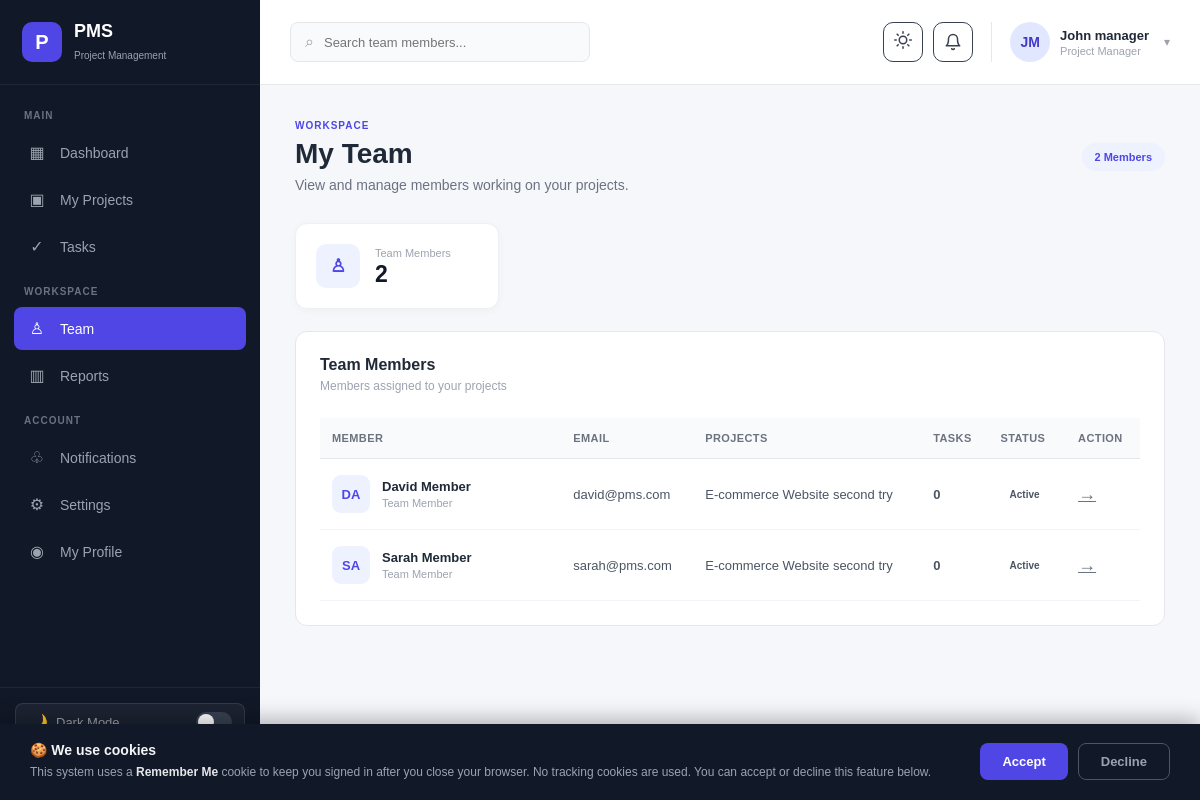
/manager-team.php (signed in), run on the app's committed database.
### tables this page shows
CREATE TABLE `users` (
  `id` int NOT NULL AUTO_INCREMENT,
  `full_name` varchar(100) NOT NULL,
  `email` varchar(150) NOT NULL,
  `password` varchar(255) NOT NULL,
  `role` enum('admin','project_manager','member') NOT NULL DEFAULT 'member',
  `profile_image` varchar(255) DEFAULT NULL,
  `status` enum('active','inactive') NOT NULL DEFAULT 'active',
  `created_at` timestamp NULL DEFAULT CURRENT_TIMESTAMP,
  `updated_at` timestamp NULL DEFAULT CURRENT_TIMESTAMP ON UPDATE CURRENT_TIMESTAMP,
  `last_seen_at` timestamp NULL DEFAULT NULL,
  PRIMARY KEY (`id`),
  UNIQUE KEY `email` (`email`)
);

CREATE TABLE `project_members` (
  `id` int NOT NULL AUTO_INCREMENT,
  `project_id` int NOT NULL,
  `user_id` int NOT NULL,
  `joined_at` timestamp NULL DEFAULT CURRENT_TIMESTAMP,
  PRIMARY KEY (`id`),
  UNIQUE KEY `unique_project_member` (`project_id`,`user_id`),
  KEY `fk_member_user` (`user_id`)
);

CREATE TABLE `projects` (
  `id` int NOT NULL AUTO_INCREMENT,
  `name` varchar(150) NOT NULL,
  `description` text,
  `start_date` date NOT NULL,
  `end_date` date DEFAULT NULL,
  `status` enum('planning','in_progress','on_hold','completed','cancelled') NOT NULL DEFAULT 'planning',
  `priority` enum('low','medium','high','urgent') NOT NULL DEFAULT 'medium',
  `manager_id` int NOT NULL,
  `created_by` int NOT NULL,
  `created_at` timestamp NULL DEFAULT CURRENT_TIMESTAMP,
  `updated_at` timestamp NULL DEFAULT CURRENT_TIMESTAMP ON UPDATE CURRENT_TIMESTAMP,
  PRIMARY KEY (`id`),
  KEY `fk_project_manager` (`manager_id`),
  KEY `fk_project_creator` (`created_by`)
);

### manager-team.php (the view, shortened to what the rows shown need)
<?php
require_once "auth_check.php";
$manager_id = (int) $_SESSION["user_id"];
$team_members = [];
$query = "
    SELECT DISTINCT
        u.id,
        u.full_name,
        u.email,
        u.status,
                        profile_image
    FROM users u
    INNER JOIN project_members pm
        ON u.id = pm.user_id
    INNER JOIN projects p
        ON pm.project_id = p.id
    WHERE p.manager_id = ?
      AND u.role = 'member'
    ORDER BY u.full_name ASC
";
$stmt = mysqli_prepare($conn, $query);
if ($stmt) {
    mysqli_stmt_bind_param(
        $stmt,
        "i",
        $manager_id
    );
    mysqli_stmt_execute($stmt);
    $result = mysqli_stmt_get_result($stmt);
    if ($result) {
        while ($row = mysqli_fetch_assoc($result)) {
            $team_members[] = $row;
        }
    }
}
$member_projects = [];
$query = "
    SELECT
        pm.user_id,
        p.id AS project_id,
        p.name AS project_name
    FROM project_members pm
    INNER JOIN projects p
        ON pm.project_id = p.id
    WHERE p.manager_id = ?
    ORDER BY p.name ASC
";
$stmt = mysqli_prepare($conn, $query);
if ($stmt) {
    mysqli_stmt_bind_param(
        $stmt,
        "i",
        $manager_id
    );
    mysqli_stmt_execute($stmt);
    $result = mysqli_stmt_get_result($stmt);
    if ($result) {
        while ($row = mysqli_fetch_assoc($result)) {
            $member_projects[
                $row["user_id"]
            ][] = $row;
        }
    }
}
$member_task_counts = [];
?>
<!DOCTYPE html>
<html lang="en">
<head>
    <link
        rel="stylesheet"
        href="assets/css/style.css"
    >
</head>
<body>
<div class="admin-layout">
    <aside class="sidebar">
        <div class="sidebar-logo">
            <div>
                <h2>
                    PMS
                </h2>
            </div>
        </div>
    </aside>
    <main class="main-content">
        <section class="dashboard-content">
            <div class="page-header">
                <div>
                    <h1>
                        My Team
                    </h1>
                </div>
            </div>
            <div class="dashboard-card">
                <div class="card-header">
                    <div>
                        <h2>
                            Team Members
                        </h2>
                    </div>
                </div>
                <?php if (!empty($team_members)): ?>
                    <div class="table-container">
                        <table
                            class="projects-table"
                            id="teamTable"
                        >
                            <thead>
                                <tr>
                                    <th>
                                        Member
                                    </th>
                                    <th>
                                        Email
                                    </th>
                                    <th>
                                        Projects
                                    </th>
                                    <th>
                                        Tasks
                                    </th>
                                    <th>
                                        Status
                                    </th>
                                    <th>
                                        Action
                                    </th>
                                </tr>
                            </thead>
                            <tbody>
                                <?php foreach ($team_members as $member): ?>
                                    <?php
                                    $member_id =
                                        (int) $member["id"];
                                    $projects_for_member =
                                        $member_projects[$member_id]
                                        ?? [];
                                    $task_count =
                                        $member_task_counts[$member_id]
                                        ?? 0;
                                    ?>
                                    <tr class="team-row">
                                        <td>
                                            <div class="project-name">
                                                <div class="project-avatar">
                                                    <?= htmlspecialchars(
                                                        strtoupper(
                                                            substr(
                                                                $member["full_name"],
                                                                0,
                                                                2
                                                            )
                                                        )
                                                    ) ?>
                                                </div>
                                                <div>
                                                    <strong>
                                                        <?= htmlspecialchars(
                                                            $member["full_name"]
                                                        ) ?>
                                                    </strong>
                                                    <span>
                                                        Team Member
                                                    </span>
                                                </div>
                                            </div>
                                        </td>
                                        <td>
                                            <?= htmlspecialchars(
                                                $member["email"]
                                            ) ?>
                                        </td>
                                        <td>
                                            <?php if (!empty($projects_for_member)): ?>
                                                <div class="team-projects">
                                                    <?php foreach (
                                                        $projects_for_member
                                                        as $project
                                                    ): ?>
                                                        <span class="project-tag">
                                                            <?= htmlspecialchars(
                                                                $project["project_name"]
                                                            ) ?>
                                                        </span>
                                                    <?php endforeach; ?>
                                                </div>
                                            <?php else: ?>
                                                <span>
                                                    No project
                                                </span>
                                            <?php endif; ?>
                                        </td>
                                        <td>
                                            <strong>
                                                <?= $task_count ?>
                                            </strong>
                                        </td>
                                        <td>
                                            <?php
                                            $member_status =
                                                $member["status"]
                                                ?? "active";
                                            ?>
                                            <span
                                                class="status-badge status-<?= htmlspecialchars(
                                                    $member_status
                                                ) ?>"
                                            >
                                                <?= htmlspecialchars(
                                                    ucfirst(
                                                        str_replace(
                                                            "_",
                                                            " ",
                                                            $member_status
                                                        )
                                                    )
                                                ) ?>
                                            </span>
                                        </td>
                                        <td>
                                            <a
                                                href="manager-member-details.php?id=<?= $member_id ?>"
                                                class="table-action"
                                                title="View Member"
                                            >
                                                →
                                            </a>
                                        </td>
                                    </tr>
                                <?php endforeach; ?>
                            </tbody>
                        </table>
                    </div>
                <?php endif; ?>
            </div>
        </section>
    </main>
</div>
</body>
</html>

### data on the page
users: full_name "DA", full_name "David Member", email "david@pms.com", id "0", status "Active"
project_members: project.name "E-commerce Website"
project_members: project.name "second try"
users: full_name "SA", full_name "Sarah Member", email "sarah@pms.com", id "0", status "Active"
project_members: project.name "E-commerce Website"
project_members: project.name "second try"

### other printed values
$escaped_initials "JM"
$manager_name "John manager"
$total_members "2"
